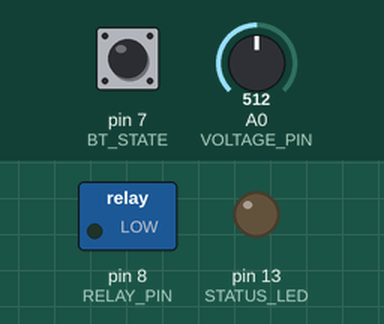
Recording of a sketch running on a simulated Arduino Uno, built with avr-gcc and run on an emulated ATmega328P. Parts: switched loads named in the sketch (green lamp = pin HIGH), output pins drawn as LEDs (lit = HIGH). Dashed ring = blinking. Inputs (shaded band) come from the test bench; at power-on: pin 7 (BT_STATE) LOW, A0 (VOLTAGE_PIN) = 512. What the sketch prints to the serial monitor is not drawn.

Above: at 1.3 s.
1.4 s: pin 7 (BT_STATE) driven HIGH
At 2.27 s:
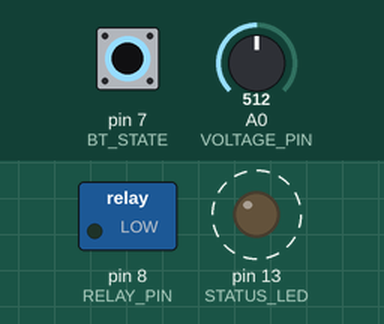
7.4 s: pin 7 (BT_STATE) driven LOW
At 7.4 s:
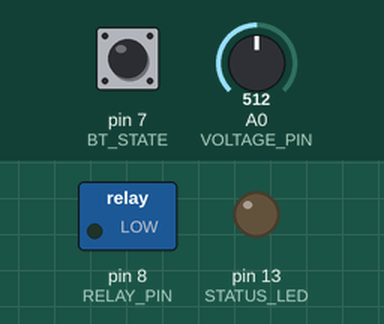
11.9 s: pin 7 (BT_STATE) pulsed HIGH 2 times (0.12 s each, 0.3 s apart)
At 12.09 s:
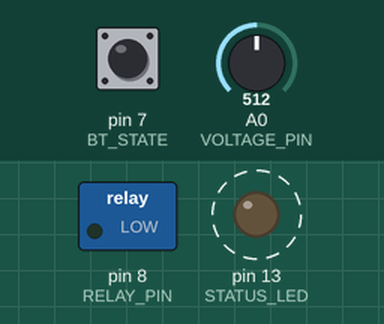
Timing chart, 0 to 14.9 s (numbered marks = the images above; inputs shaded):
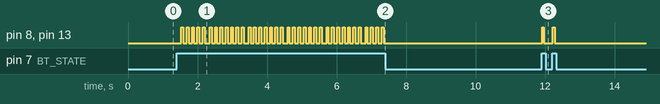

Measured:
- after the input at 1.4 s, pin 8 (RELAY_PIN), pin 13 (STATUS_LED): alternates HIGH for 0.05 s and LOW for 0.10 s, starting after 0.14 s
- after the input at 7.4 s, pin 8 (RELAY_PIN), pin 13 (STATUS_LED): stops changing and stays LOW
- after the input at 11.9 s, pin 8 (RELAY_PIN), pin 13 (STATUS_LED): alternates HIGH for 0.05 s and LOW for 0.25 s, 4 changes in all, then stays LOW, starting at once

The sketch:

pole_a.ino
```cpp
/**
 * ============================================================
 *  PLCC Fault Detection & Isolation System — SIH 2025
 *  Module  : Phase 1 — Pole A (Master Node / Upstream)
 *  Board   : Arduino Uno
 *  Author  : Team SHIELD
 *  Version : 1.3.0
 * ============================================================
 *
 *  Role:
 *    Pole A is the UPSTREAM MASTER in the two-pole distribution
 *    segment under test.  It:
 *      • Monitors the HC-05 Bluetooth link to Pole B (slave).
 *      • Reads its own ZMPT101B voltage on A0.
 *      • Relays combined status to the PC dashboard over USB-Serial
 *        using a structured, MQTT-bridge-parseable format.
 *      • Controls a local relay (load isolation) and status LED.
 *      • Accepts RESET commands from the PC dashboard.
 *      • Implements a 5-second grace window on reset to confirm
 *        Bluetooth link re-establishment before restoring power.
 *
 *  Serial Protocol (9600 baud, newline-terminated):
 *    Outbound  → "HEARTBEAT|BT=<0/1>|RELAY=<ON/OFF>|V=<volts>|STATUS=<code>"
 *    Inbound   ← "RESET"  (restores relay if BT reconnects within 5 s)
 *
 *  Fault Codes:
 *    OPEN      — Voltage < 5V   (open circuit / no source)
 *    UNDER_V   — Voltage < 170V (voltage sag / partial fault)
 *    OVER_V    — Voltage > 250V (over-voltage surge)
 *    BT_LOSS   — HC-05 STATE pin LOW (communication link broken)
 *    NORMAL    — All parameters within acceptable range
 *
 *  Wiring:
 *    HC-05 RX  → D2 (SoftwareSerial TX)
 *    HC-05 TX  → D3 (SoftwareSerial RX)
 *    HC-05 STATE → D7
 *    ZMPT101B OUT → A0
 *    Relay IN  → D8
 *    Status LED → D13
 *
 *  Libraries: SoftwareSerial (built-in)
 * ============================================================
 */

#include <SoftwareSerial.h>

// ─── Pin Definitions ────────────────────────────────────────
#define BT_RX        2    // SoftwareSerial: connects to HC-05 TX
#define BT_TX        3    // SoftwareSerial: connects to HC-05 RX
#define BT_STATE     7    // HC-05 STATE → HIGH when connected
#define RELAY_PIN    8    // Active HIGH relay module
#define STATUS_LED   13   // Onboard LED as status indicator
#define VOLTAGE_PIN  A0   // ZMPT101B analog output

// ─── Calibration ────────────────────────────────────────────
const float CALIBRATION_FACTOR = 170.5f;
const int   SAMPLE_COUNT       = 500;
const float V_OPEN             =   5.0f;
const float V_UNDER            = 170.0f;
const float V_OVER             = 250.0f;

// ─── Timing ─────────────────────────────────────────────────
const unsigned long HEARTBEAT_INTERVAL_MS = 1000UL;
const unsigned long RESET_WINDOW_MS       = 5000UL;

// ─── State ──────────────────────────────────────────────────
SoftwareSerial bluetooth(BT_RX, BT_TX);

bool          faultTripped    = true;   // Start safe: relay OFF
bool          inResetWindow   = false;
unsigned long resetStartTime  = 0;
unsigned long lastHeartbeat   = 0;

// ─────────────────────────────────────────────────────────────
/** Read AC RMS voltage from ZMPT101B on the given analog pin. */
float readACVoltage(int pin) {
  int maxADC = 0, minADC = 1023;
  for (int i = 0; i < SAMPLE_COUNT; i++) {
    int v = analogRead(pin);
    if (v > maxADC) maxADC = v;
    if (v < minADC) minADC = v;
  }
  float Vpp  = (maxADC - minADC) * (5.0f / 1023.0f);
  float Vrms = (Vpp / 2.0f) * 0.7071f;
  return Vrms * CALIBRATION_FACTOR;
}

/** Classify voltage into a fault code string. */
const char* classifyVoltage(float v) {
  if (v < V_OPEN)  return "OPEN";
  if (v < V_UNDER) return "UNDER_V";
  if (v > V_OVER)  return "OVER_V";
  return "NORMAL";
}

/** Trip the relay and record fault state. */
void tripFault(const char* reason) {
  faultTripped = true;
  digitalWrite(RELAY_PIN,  LOW);
  digitalWrite(STATUS_LED, LOW);
  Serial.print(F("FAULT|REASON="));
  Serial.println(reason);
  Serial.println(F("SHOW_RESET_BUTTON:1"));
}

/** Restore normal operation (relay ON). */
void restoreNormal() {
  faultTripped = false;
  digitalWrite(RELAY_PIN,  HIGH);
  digitalWrite(STATUS_LED, HIGH);
  Serial.println(F("STATUS:OK"));
  Serial.println(F("SHOW_RESET_BUTTON:0"));
}

// ─────────────────────────────────────────────────────────────
void setup() {
  Serial.begin(9600);
  bluetooth.begin(9600);

  pinMode(BT_STATE,   INPUT);
  pinMode(RELAY_PIN,  OUTPUT);
  pinMode(STATUS_LED, OUTPUT);
  pinMode(VOLTAGE_PIN, INPUT);

  // Start with relay OFF for safety
  digitalWrite(RELAY_PIN,  LOW);
  digitalWrite(STATUS_LED, LOW);

  Serial.println(F("=============================================="));
  Serial.println(F(" PLCC SHIELD — Pole A (Master / Upstream)   "));
  Serial.println(F(" Phase 1 | SIH 2025                         "));
  Serial.println(F("=============================================="));
  Serial.println(F("SHOW_RESET_BUTTON:1"));
}

// ─────────────────────────────────────────────────────────────
void loop() {

  // ── 1. Handle incoming PC / dashboard commands ──────────
  if (Serial.available()) {
    String cmd = Serial.readStringUntil('\n');
    cmd.trim();

    if (cmd == F("RESET")) {
      inResetWindow    = true;
      resetStartTime   = millis();
      // Tentatively restore relay — will be pulled back if BT
      // does not confirm within RESET_WINDOW_MS
      digitalWrite(RELAY_PIN,  HIGH);
      digitalWrite(STATUS_LED, HIGH);
      Serial.println(F("CMD:RESET_RECEIVED|WINDOW=5s"));
      Serial.println(F("SHOW_RESET_BUTTON:0"));
    }
  }

  int btState = digitalRead(BT_STATE);

  // ── 2. Handle 5-second reset grace window ───────────────
  if (inResetWindow) {
    if (btState == HIGH) {
      // BT confirmed → reset successful
      inResetWindow = false;
      restoreNormal();
    } else if (millis() - resetStartTime > RESET_WINDOW_MS) {
      // Timeout: BT never reconnected → re-trip
      inResetWindow = false;
      tripFault("RESET_TIMEOUT_NO_BT");
    }

  // ── 3. Normal steady-state monitoring ───────────────────
  } else {
    if (btState == LOW) {
      if (!faultTripped) {
        tripFault("BT_LOSS");
      }
    } else {
      if (faultTripped) {
        restoreNormal();
      }
    }
  }

  // ── 4. Parse Pole B Bluetooth data ──────────────────────
  if (bluetooth.available()) {
    String data = bluetooth.readStringUntil('\n');
    data.trim();

    // Pole B sends "VOLTAGE:0" on fault, "VOLTAGE:1" on normal
    if (data.indexOf(F("VOLTAGE:0")) != -1 && !inResetWindow) {
      tripFault("POLE_B_VOLTAGE_FAULT");
    } else if (data.indexOf(F("VOLTAGE:1")) != -1) {
      if (btState == HIGH && faultTripped) {
        restoreNormal();
      }
    }
  }

  // ── 5. Read local voltage ────────────────────────────────
  float localV      = readACVoltage(VOLTAGE_PIN);
  const char* vCode = classifyVoltage(localV);

  // Trip on local voltage fault (only if not already tripped)
  if ((strcmp(vCode, "NORMAL") != 0) && !faultTripped && !inResetWindow) {
    tripFault(vCode);
  }

  // ── 6. Periodic heartbeat to dashboard ──────────────────
  if (millis() - lastHeartbeat >= HEARTBEAT_INTERVAL_MS) {
    lastHeartbeat = millis();

    Serial.print(F("HEARTBEAT|BT="));
    Serial.print(btState);
    Serial.print(F("|RELAY="));
    Serial.print(digitalRead(RELAY_PIN) ? F("ON") : F("OFF"));
    Serial.print(F("|V="));
    Serial.print(localV, 1);
    Serial.print(F("|STATUS="));
    Serial.println(vCode);

    // Remind dashboard of reset button if needed
    if (faultTripped && !inResetWindow) {
      Serial.println(F("SHOW_RESET_BUTTON:1"));
    }
  }

  delay(100);
}
```
